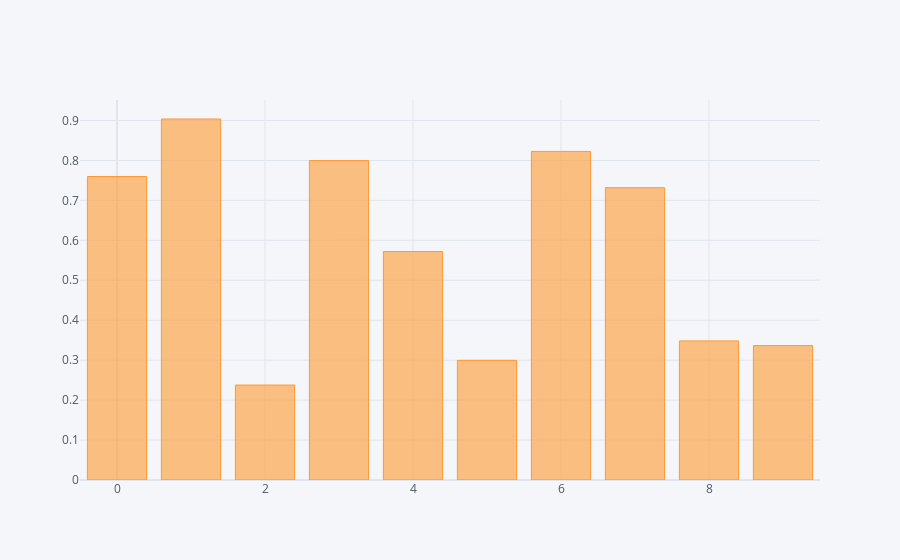

This figure's notebook cell:
### Markdown cell above
### Series 로 그래프 그리기

### Code cell
df['A'].iplot(kind='bar')

### Figure 1 — Plotly figure (JSON) as saved in the notebook; plotly's stock layout.template omitted (floating-point values rounded to 4 significant figures)
{"data": [{"marker": {"color": "rgba(255, 153, 51, 0.6)", "line": {"color": "rgba(255, 153, 51, 1.0)", "width": 1}}, "name": "A", "orientation": "v", "text": "", "type": "bar", "x": [0, 1, 2, 3, 4, 5, 6, 7, 8, 9], "y": [0.7598, 0.9038, 0.2377, 0.7997, 0.572, 0.2996, 0.8226, 0.7318, 0.3482, 0.3365]}], "layout": {"legend": {"bgcolor": "#F5F6F9", "font": {"color": "#4D5663"}}, "paper_bgcolor": "#F5F6F9", "plot_bgcolor": "#F5F6F9", "title": {"font": {"color": "#4D5663"}}, "xaxis": {"gridcolor": "#E1E5ED", "showgrid": true, "tickfont": {"color": "#4D5663"}, "title": {"font": {"color": "#4D5663"}, "text": ""}, "zerolinecolor": "#E1E5ED"}, "yaxis": {"gridcolor": "#E1E5ED", "showgrid": true, "tickfont": {"color": "#4D5663"}, "title": {"font": {"color": "#4D5663"}, "text": ""}, "zerolinecolor": "#E1E5ED"}}}
